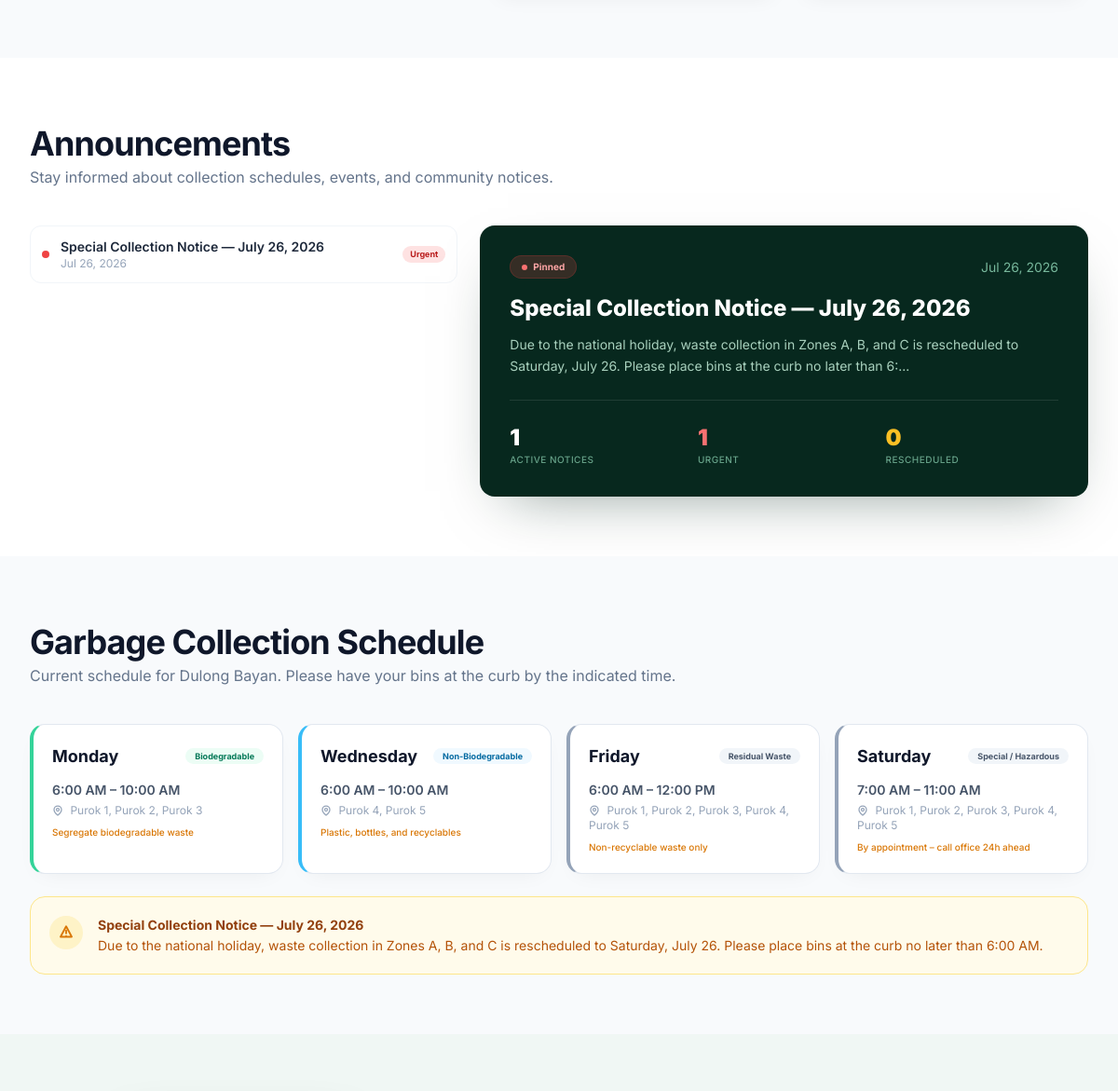
Before: / (middle part) with the older database file.
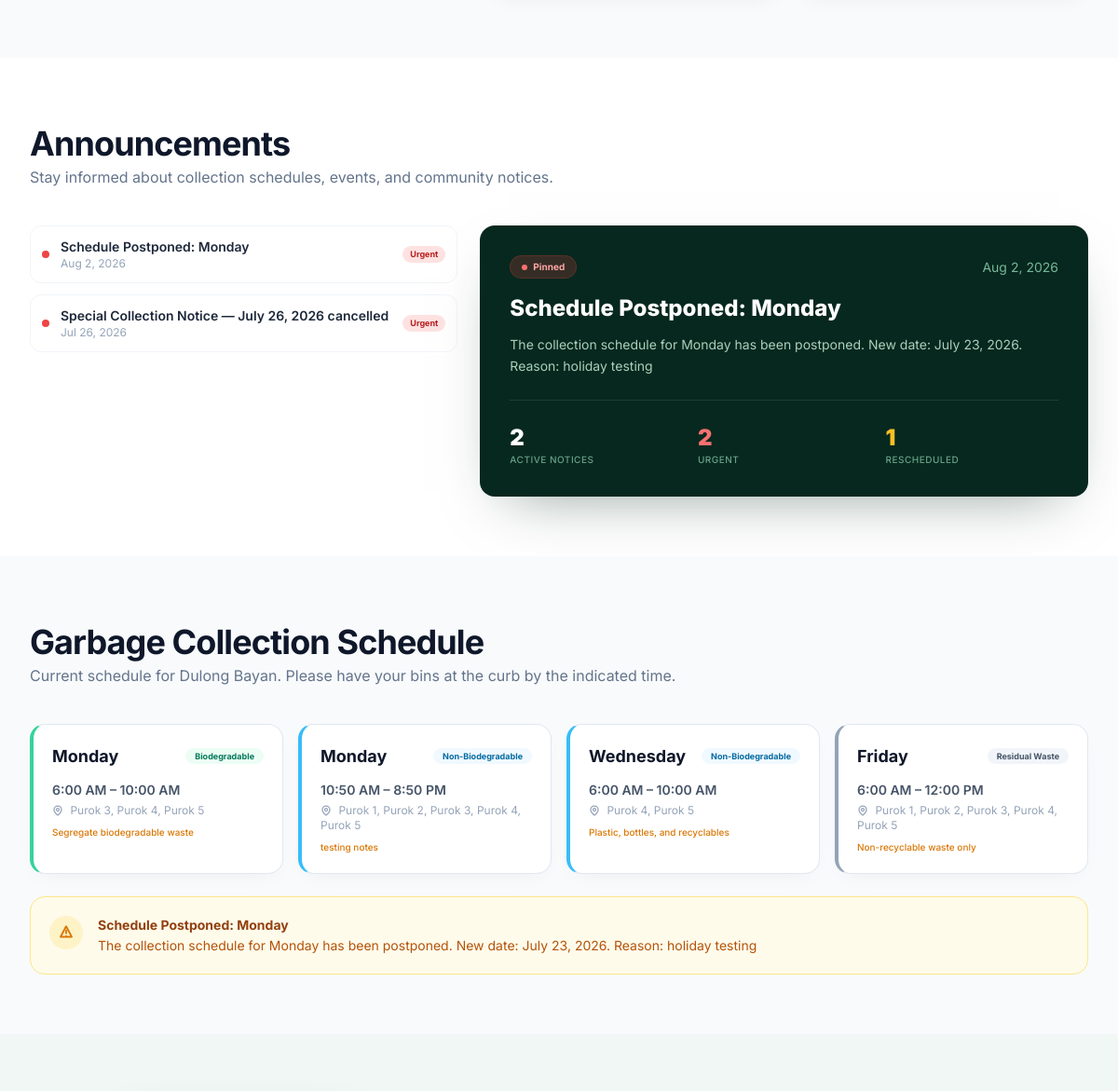
After: the same page with the newer database file.
### tables this page shows
CREATE TABLE `announcements` (
  `id` int(11) NOT NULL,
  `title` varchar(255) NOT NULL,
  `content` text NOT NULL,
  `cover_image` varchar(255) DEFAULT NULL,
  `publish_date` datetime DEFAULT NULL,
  `created_by` int(11) NOT NULL,
  `created_at` datetime DEFAULT current_timestamp(),
  `visibility_id` int(11) DEFAULT 1,
  `status` enum('draft','scheduled','published','expired') DEFAULT 'published',
  `expiration_date` datetime DEFAULT NULL,
  `is_published` tinyint(1) DEFAULT 1
);

CREATE TABLE `barangays` (
  `barangay_id` int(11) NOT NULL,
  `barangay_name` varchar(100) NOT NULL,
  `municipality` varchar(100) NOT NULL,
  `province` varchar(100) NOT NULL,
  `region` varchar(100) NOT NULL,
  `official_address` text DEFAULT NULL,
  `contact_number` varchar(20) DEFAULT NULL,
  `official_email` varchar(100) DEFAULT NULL,
  `barangay_logo` varchar(255) DEFAULT NULL,
  `created_at` datetime DEFAULT current_timestamp(),
  `updated_at` datetime DEFAULT current_timestamp() ON UPDATE current_timestamp()
);

CREATE TABLE `collection_schedules` (
  `schedule_id` int(11) NOT NULL,
  `collection_day` enum('Monday','Tuesday','Wednesday','Thursday','Friday','Saturday','Sunday') NOT NULL,
  `start_time` time NOT NULL,
  `end_time` time NOT NULL,
  `waste_type` varchar(100) DEFAULT NULL,
  `status` enum('active','inactive','special') DEFAULT 'active',
  `created_by` int(11) NOT NULL,
  `created_at` datetime DEFAULT current_timestamp(),
  `updated_at` datetime DEFAULT current_timestamp() ON UPDATE current_timestamp(),
  `special_notes` text DEFAULT NULL
);

### app/Controllers/HomeController.php (called while the page is built, shortened)
<?php
class HomeController extends Controller {
    public function index() {
        $isLoggedIn = isset($_SESSION['user_id']);
        $role = $isLoggedIn ? $_SESSION['user_role'] : null;
        $db = new Database();
        $db->query("
            SELECT a.*, u.name as author, av.visibility_name
            FROM announcements a
            LEFT JOIN users u ON a.created_by = u.id
            LEFT JOIN announcement_visibilities av ON a.visibility_id = av.visibility_id
            WHERE a.visibility_id = 1
            ORDER BY a.created_at DESC
            LIMIT 10
        ");
        $announcements = $db->resultSet();
        $db->query("
            SELECT cs.*,
                    GROUP_CONCAT(p.purok_name SEPARATOR ', ') as puroks
            FROM collection_schedules cs
            LEFT JOIN collection_schedule_puroks csp ON cs.schedule_id = csp.schedule_id
            LEFT JOIN puroks p ON csp.purok_id = p.purok_id
            WHERE cs.status = 'active'
            GROUP BY cs.schedule_id
            ORDER BY FIELD(cs.collection_day, 'Monday', 'Tuesday', 'Wednesday', 'Thursday', 'Friday', 'Saturday', 'Sunday')
            LIMIT 4
        ");
        $schedules = $db->resultSet();
        $db->query("SELECT * FROM barangays LIMIT 1");
        $barangay = $db->single();
        $unreadCount = 0;
        $this->view('home/index', [
            'isLoggedIn' => $isLoggedIn,
            'role' => $role,
            'announcements' => $announcements,
            'schedules' => $schedules,
            'barangay' => $barangay,
            'unreadCount' => $unreadCount
        ]);
    }
}

### app/Core/App.php (called while the page is built, shortened)
<?php
class App {
    protected $method = 'index';
    public function __construct() {
        $url = $this->parseUrl();
        $this->controller = new $this->controller;
        $this->params = $url ? array_values($url) : [];
        call_user_func_array([$this->controller, $this->method], $this->params);
    }
    public function parseUrl() {
        return [];
    }
}

### public/index.php (called while the page is built, shortened)
<?php
$app = new App();

### app/Config/Database.php (called while the page is built, shortened)
<?php
class Database {
    private $host;
    private $port;
    private $user;
    private $pass;
    private $dbname;
    private $dbh;
    private $stmt;
    public function __construct() {
        $envFile = __DIR__ . '/../../.env';
        if (file_exists($envFile)) {
            $env = parse_ini_file($envFile);
            $this->host = trim($env['DB_HOST'] ?? 'localhost', "\"'");
            $this->port = trim($env['DB_PORT'] ?? '3306', "\"'");
            $this->user = trim($env['DB_USER'] ?? 'root', "\"'");
            $this->pass = trim($env['DB_PASS'] ?? '', "\"'");
            $this->dbname = trim($env['DB_NAME'] ?? 'brgy_waste_db', "\"'");
        } else {
            throw new Exception(".env file is missing.");
        }
        $dsn = 'mysql:host=' . $this->host . ';port=' . $this->port . ';dbname=' . $this->dbname;
        $options = array(
            PDO::ATTR_PERSISTENT => true,
            PDO::ATTR_ERRMODE => PDO::ERRMODE_EXCEPTION
        );
        try {
            $this->dbh = new PDO($dsn, $this->user, $this->pass, $options);
        } catch(PDOException $e) {
            $this->error = $e->getMessage();
            throw new Exception("Database Connection Error: " . $this->error);
        }
    }
    public function query($query) {
        $this->stmt = $this->dbh->prepare($query);
    }
    public function execute() {
        return $this->stmt->execute();
    }
    public function resultSet() {
        $this->execute();
        return $this->stmt->fetchAll(PDO::FETCH_ASSOC);
    }
    public function single() {
        $this->execute();
        return $this->stmt->fetch(PDO::FETCH_ASSOC);
    }
}

### app/Views/home/index.php (the view, shortened to what the rows shown need)
<?php include __DIR__ . '/../layouts/header.php'; ?>
<?php
$announcements = $data['announcements'] ?? [];
$schedules = $data['schedules'] ?? [];
$barangay = $data['barangay'] ?? [];
$barangayName = $barangay['barangay_name'] ?? 'Dulong Bayan';
$wasteTypeColors = [
    'Biodegradable' => ['bg' => 'emerald-50', 'text' => 'emerald-700', 'accent' => 'emerald-400'],
    'Non-Biodegradable' => ['bg' => 'sky-50', 'text' => 'sky-700', 'accent' => 'sky-400'],
    'Recyclable' => ['bg' => 'teal-50', 'text' => 'teal-700', 'accent' => 'teal-400'],
    'Residual Waste' => ['bg' => 'slate-100', 'text' => 'slate-600', 'accent' => 'slate-400'],
    'Hazardous' => ['bg' => 'red-50', 'text' => 'red-700', 'accent' => 'red-400'],
    'General' => ['bg' => 'slate-100', 'text' => 'slate-600', 'accent' => 'slate-400'],
];
?>
<!DOCTYPE html>
<html lang="en">
<head>
    <script src="https://cdn.tailwindcss.com"></script>
</head>
<body>
<section id="features" class="py-16 bg-[#F8FAFC]">
</section>
<section id="announcements" class="py-16 bg-white">
    <div class="max-w-7xl mx-auto px-4 sm:px-6 lg:px-8">
        <div class="mb-10">
            <h2 class="text-3xl sm:text-4xl font-bold text-slate-900 mt-2 tracking-tight">Announcements</h2>
            <p class="text-slate-500 mt-1 text-base">Stay informed about collection schedules, events, and community notices.</p>
        </div>
        <div class="grid grid-cols-1 lg:grid-cols-12 gap-6">
            <div class="lg:col-span-5 space-y-3">
                <?php if (!empty($announcements)): ?>
                    <?php
                    $types = ['Urgent' => 'bg-red-100 text-red-700', 'Notice' => 'bg-cyan-50 text-cyan-700', 'Event' => 'bg-emerald-50 text-emerald-700', 'Update' => 'bg-amber-50 text-amber-700'];
                    $dots = ['Urgent' => 'bg-red-500', 'Notice' => 'bg-cyan-600', 'Event' => 'bg-emerald-600', 'Update' => 'bg-amber-500'];
                    ?>
                    <?php foreach (array_slice($announcements, 0, 5) as $item):
                        $type = 'Notice';
                        if (stripos($item['title'], 'collection') !== false || stripos($item['content'], 'collection') !== false) $type = 'Urgent';
                        elseif (stripos($item['title'], 'clean') !== false || stripos($item['title'], 'drive') !== false) $type = 'Event';
                        elseif (stripos($item['title'], 'update') !== false || stripos($item['title'], 'available') !== false) $type = 'Update';
                    ?>
                    <div class="announcement-item flex items-center justify-between p-3 rounded-xl border border-slate-100 hover:border-slate-200 cursor-pointer">
                        <div class="flex items-center gap-3 min-w-0">
                            <span class="w-2 h-2 rounded-full <?php echo $dots[$type] ?? 'bg-slate-400'; ?> flex-shrink-0"></span>
                            <div>
                                <p class="text-sm font-semibold text-slate-800 truncate"><?php echo htmlspecialchars($item['title']); ?></p>
                                <p class="text-xs text-slate-400"><?php echo date('M j, Y', strtotime($item['created_at'])); ?></p>
                            </div>
                        </div>
                        <span class="inline-flex rounded-full px-2 py-0.5 text-[9px] font-bold <?php echo $types[$type] ?? 'bg-slate-100 text-slate-700'; ?> flex-shrink-0 ml-2"><?php echo $type; ?></span>
                    </div>
                    <?php endforeach; ?>
                <?php else: ?>
                    <div class="p-6 text-center text-slate-400 bg-slate-50 rounded-xl">No announcements yet — check back soon.</div>
                <?php endif; ?>
            </div>
            <div class="lg:col-span-7">
                <?php
                $featured = !empty($announcements) ? $announcements[0] : null;
                if ($featured):
                    $fTitle = $featured['title'] ?? 'Special collection today';
                    $fContent = $featured['content'] ?? 'Stay updated with barangay announcements.';
                    $fDate = date('M j, Y', strtotime($featured['created_at'] ?? 'now'));
                ?>
                <div class="bg-[#07281E] rounded-2xl p-6 md:p-8 text-white shadow-[0_24px_60px_-30px_rgba(7,40,30,0.5)]">
                    <div class="flex items-center justify-between">
                        <span class="inline-flex items-center gap-1.5 px-3 py-1 bg-red-500/20 text-red-300 text-[10px] font-bold rounded-full border border-red-500/20">
                            <span class="w-1.5 h-1.5 rounded-full bg-red-400 pulse-dot"></span>
                            Pinned
                        </span>
                        <span class="text-sm text-emerald-200/70"><?php echo $fDate; ?></span>
                    </div>
                    <h3 class="text-xl md:text-2xl font-extrabold mt-4 leading-tight"><?php echo htmlspecialchars($fTitle); ?></h3>
                    <p class="text-emerald-100/80 text-sm mt-3 leading-relaxed"><?php echo nl2br(htmlspecialchars(substr($fContent, 0, 150) . (strlen($fContent) > 150 ? '...' : ''))); ?></p>
                    <div class="grid grid-cols-3 gap-4 mt-6 pt-6 border-t border-white/10">
                        <div>
                            <p class="text-2xl font-black text-white"><?php echo count($announcements); ?></p>
                            <p class="text-[10px] text-emerald-200/60 font-medium uppercase tracking-wider">Active Notices</p>
                        </div>
                        <div>
                            <p class="text-2xl font-black text-red-400"><?php echo count(array_filter($announcements, fn($a) => stripos($a['title'] ?? '', 'collection') !== false || stripos($a['content'] ?? '', 'collection') !== false)); ?></p>
                            <p class="text-[10px] text-emerald-200/60 font-medium uppercase tracking-wider">Urgent</p>
                        </div>
                        <div>
                            <p class="text-2xl font-black text-amber-400"><?php echo count(array_filter($announcements, fn($a) => stripos($a['title'] ?? '', 'reschedule') !== false || stripos($a['title'] ?? '', 'postpone') !== false)); ?></p>
                            <p class="text-[10px] text-emerald-200/60 font-medium uppercase tracking-wider">Rescheduled</p>
                        </div>
                    </div>
                </div>
                <?php endif; ?>
            </div>
        </div>
    </div>
</section>
<section id="schedule" class="py-16 bg-[#F8FAFC]">
    <div class="max-w-7xl mx-auto px-4 sm:px-6 lg:px-8">
        <div class="mb-10">
            <h2 class="text-3xl sm:text-4xl font-bold text-slate-900 mt-2 tracking-tight">Garbage Collection Schedule</h2>
            <p class="text-slate-500 mt-1 text-base">Current schedule for <?php echo $barangayName; ?>. Please have your bins at the curb by the indicated time.</p>
        </div>
        <div class="grid grid-cols-1 sm:grid-cols-2 lg:grid-cols-4 gap-4">
            <?php if (!empty($schedules)): ?>
                <?php foreach ($schedules as $schedule):
                    $day = $schedule['collection_day'];
                    $wasteType = $schedule['waste_type'] ?? 'General';
                    $colors = $wasteTypeColors[$wasteType] ?? ['bg' => 'slate-100', 'text' => 'slate-600', 'accent' => 'slate-400'];
                    $start = date('g:i A', strtotime($schedule['start_time']));
                    $end = date('g:i A', strtotime($schedule['end_time']));
                    $puroks = $schedule['puroks'] ?? 'All Puroks';
                ?>
                <div class="schedule-card bg-white rounded-2xl border border-slate-200 border-l-4 border-l-<?php echo $colors['accent']; ?> p-5 shadow-[0_8px_25px_-12px_rgba(0,0,0,0.08)]">
                    <div class="flex items-center justify-between mb-3">
                        <span class="font-bold text-slate-900 text-lg"><?php echo $day; ?></span>
                        <span class="inline-flex rounded-full px-2.5 py-0.5 text-[9px] font-bold bg-<?php echo $colors['bg']; ?> text-<?php echo $colors['text']; ?>">
                            <?php echo htmlspecialchars($wasteType); ?>
                        </span>
                    </div>
                    <p class="text-sm font-semibold text-slate-600"><?php echo $start; ?> – <?php echo $end; ?></p>
                    <p class="text-xs text-slate-400 mt-1">
                        <svg xmlns="http://www.w3.org/2000/svg" width="12" height="12" class="inline mr-1" viewBox="0 0 24 24" fill="none" stroke="currentColor" stroke-width="2.5" stroke-linecap="round" stroke-linejoin="round"><path d="M20 10c0 6-8 12-8 12s-8-6-8-12a8 8 0 0 1 16 0Z"/><circle cx="12" cy="10" r="3"/></svg>
                        <?php echo htmlspecialchars($puroks); ?>
                    </p>
                    <?php if (!empty($schedule['special_notes'])): ?>
                        <p class="text-[10px] text-amber-600 mt-2 font-medium"><?php echo htmlspecialchars($schedule['special_notes']); ?></p>
                    <?php endif; ?>
                </div>
                <?php endforeach; ?>
            <?php else: ?>
                <div class="col-span-full text-center text-slate-400 py-8 bg-white rounded-2xl border border-slate-200">Schedule not published yet — check back soon.</div>
            <?php endif; ?>
        </div>
        <?php
        $specialNotice = !empty($announcements) ? array_filter($announcements, fn($a) => stripos($a['title'] ?? '', 'collection') !== false || stripos($a['content'] ?? '', 'collection') !== false) : [];
        $notice = !empty($specialNotice) ? array_values($specialNotice)[0] : null;
        ?>
        <?php if ($notice): ?>
        <div class="mt-6 bg-amber-50 border border-amber-200 rounded-2xl p-5 flex items-start gap-4">
            <div class="w-9 h-9 rounded-full bg-amber-100 flex items-center justify-center text-amber-600 flex-shrink-0">
                <svg xmlns="http://www.w3.org/2000/svg" width="18" height="18" viewBox="0 0 24 24" fill="none" stroke="currentColor" stroke-width="2.5" stroke-linecap="round" stroke-linejoin="round"><path d="M12 3l8 15H4L12 3z"/><path d="M12 9v4"/><path d="M12 17h.01"/></svg>
            </div>
            <div>
                <h4 class="font-bold text-amber-800 text-sm"><?php echo htmlspecialchars($notice['title']); ?></h4>
                <p class="text-sm text-amber-700 mt-0.5"><?php echo nl2br(htmlspecialchars($notice['content'])); ?></p>
            </div>
        </div>
        <?php endif; ?>
    </div>
</section>
<section class="py-16 bg-[#E6F4EA]/40">
</section>
<?php include __DIR__ . '/../layouts/footer.php'; ?>

Changed rows visible on the page:
no longer on this page (row unchanged): collection_schedules: collection_day "Saturday", waste_type "Special / Hazardous", start_time "7:00 AM", end_time "11:00 AM", puroks "Purok 1, Purok 2, Purok 3, Purok 4, Purok 5", special_notes "By appointment – call office 24h ahead"
added announcements: title "Schedule Postponed: Monday", created_at "Aug 2, 2026", type "Urgent", content "The collection schedule for Monday has been postponed. New date: July 23, 2026. Reason: holiday testing"
changed announcements: title "Special Collection Notice — July 26, 2026" → "Special Collection Notice — July 26, 2026 cancelled"; title "1" → (not shown); title "0" → (not shown)
computed for collection_schedules "Segregate biodegradable waste": puroks "Purok 1, Purok 2, Purok 3" → "Purok 3, Purok 4, Purok 5"
added collection_schedules: collection_day "Monday", waste_type "Non-Biodegradable", start_time "10:50 AM", end_time "8:50 PM", puroks "Purok 1, Purok 2, Purok 3, Purok 4, Purok 5", special_notes "testing notes"
Other visible differences:
count($announcements): "1" → "2"
$fDate: "Jul 26, 2026" → "Aug 2, 2026"
$fTitle: "Special Collection Notice — July 26, 2026" → "Schedule Postponed: Monday"
substr($fContent, 0, 150) . (strlen($fContent) > 150 ? '...' : ''): "Due to the national holiday, waste collection in Zones A, B, and C is rescheduled to Saturday, July 26. Please place bins at the curb no later than 6:..." → "The collection schedule for Monday has been postponed. New date: July 23, 2026. Reason: holiday testing"
$notice['title']: "Special Collection Notice — July 26, 2026" → "Schedule Postponed: Monday"
$notice['content']: "Due to the national holiday, waste collection in Zones A, B, and C is rescheduled to Saturday, July 26. Please place bins at the curb no later than 6:00 AM." → "The collection schedule for Monday has been postponed. New date: July 23, 2026. Reason: holiday testing"
text now shown: "2 1"
